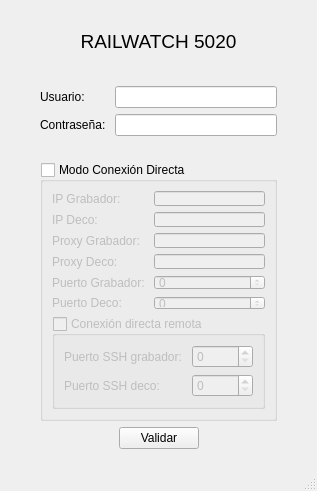
<?xml version="1.0" encoding="UTF-8"?>
<ui version="4.0">
 <class>MainWindow</class>
 <widget class="QMainWindow" name="MainWindow">
  <property name="geometry">
   <rect>
    <x>0</x>
    <y>0</y>
    <width>317</width>
    <height>489</height>
   </rect>
  </property>
  <property name="windowTitle">
   <string>MainWindow</string>
  </property>
  <widget class="QWidget" name="centralwidget">
   <property name="sizePolicy">
    <sizepolicy hsizetype="Preferred" vsizetype="Preferred">
     <horstretch>0</horstretch>
     <verstretch>0</verstretch>
    </sizepolicy>
   </property>
   <property name="maximumSize">
    <size>
     <width>342</width>
     <height>469</height>
    </size>
   </property>
   <layout class="QVBoxLayout" name="verticalLayout_6">
    <property name="leftMargin">
     <number>40</number>
    </property>
    <property name="topMargin">
     <number>30</number>
    </property>
    <property name="rightMargin">
     <number>40</number>
    </property>
    <property name="bottomMargin">
     <number>20</number>
    </property>
    <item>
     <layout class="QVBoxLayout" name="verticalLayout_5">
      <item>
       <layout class="QVBoxLayout" name="verticalLayout_2">
        <property name="bottomMargin">
         <number>20</number>
        </property>
        <item>
         <widget class="QLabel" name="label">
          <property name="enabled">
           <bool>true</bool>
          </property>
          <property name="sizePolicy">
           <sizepolicy hsizetype="Preferred" vsizetype="Minimum">
            <horstretch>0</horstretch>
            <verstretch>0</verstretch>
           </sizepolicy>
          </property>
          <property name="minimumSize">
           <size>
            <width>0</width>
            <height>50</height>
           </size>
          </property>
          <property name="font">
           <font>
            <pointsize>14</pointsize>
           </font>
          </property>
          <property name="lineWidth">
           <number>1</number>
          </property>
          <property name="text">
           <string>RAILWATCH 5020</string>
          </property>
          <property name="alignment">
           <set>Qt::AlignHCenter|Qt::AlignTop</set>
          </property>
         </widget>
        </item>
        <item>
         <layout class="QGridLayout" name="gridLayout">
          <item row="0" column="0">
           <widget class="QLabel" name="label_2">
            <property name="text">
             <string>Usuario: </string>
            </property>
           </widget>
          </item>
          <item row="0" column="1">
           <widget class="QLineEdit" name="lineEdit_user"/>
          </item>
          <item row="1" column="0">
           <widget class="QLabel" name="label_3">
            <property name="sizePolicy">
             <sizepolicy hsizetype="Fixed" vsizetype="Preferred">
              <horstretch>0</horstretch>
              <verstretch>0</verstretch>
             </sizepolicy>
            </property>
            <property name="text">
             <string>Contraseña: </string>
            </property>
           </widget>
          </item>
          <item row="1" column="1">
           <widget class="QLineEdit" name="lineEdit_pass">
            <property name="echoMode">
             <enum>QLineEdit::Password</enum>
            </property>
           </widget>
          </item>
         </layout>
        </item>
       </layout>
      </item>
      <item>
       <widget class="QGroupBox" name="groupBox">
        <property name="enabled">
         <bool>true</bool>
        </property>
        <property name="title">
         <string>Modo Conexión Directa</string>
        </property>
        <property name="checkable">
         <bool>true</bool>
        </property>
        <property name="checked">
         <bool>false</bool>
        </property>
        <layout class="QVBoxLayout" name="verticalLayout_4">
         <item>
          <layout class="QGridLayout" name="gridLayout_2">
           <item row="0" column="0">
            <widget class="QLabel" name="label_7">
             <property name="sizePolicy">
              <sizepolicy hsizetype="Fixed" vsizetype="Preferred">
               <horstretch>0</horstretch>
               <verstretch>0</verstretch>
              </sizepolicy>
             </property>
             <property name="text">
              <string>IP Grabador:</string>
             </property>
            </widget>
           </item>
           <item row="0" column="1">
            <widget class="QLineEdit" name="lineEdit_ip"/>
           </item>
           <item row="1" column="0">
            <widget class="QLabel" name="label_9">
             <property name="sizePolicy">
              <sizepolicy hsizetype="Fixed" vsizetype="Preferred">
               <horstretch>0</horstretch>
               <verstretch>0</verstretch>
              </sizepolicy>
             </property>
             <property name="text">
              <string>IP Deco:</string>
             </property>
            </widget>
           </item>
           <item row="1" column="1">
            <widget class="QLineEdit" name="lineEdit_ip_deco"/>
           </item>
           <item row="2" column="0">
            <widget class="QLabel" name="label_8">
             <property name="sizePolicy">
              <sizepolicy hsizetype="Fixed" vsizetype="Preferred">
               <horstretch>0</horstretch>
               <verstretch>0</verstretch>
              </sizepolicy>
             </property>
             <property name="text">
              <string>Proxy Grabador: </string>
             </property>
            </widget>
           </item>
           <item row="2" column="1">
            <widget class="QLineEdit" name="lineEdit_proxy"/>
           </item>
           <item row="3" column="0">
            <widget class="QLabel" name="label_10">
             <property name="sizePolicy">
              <sizepolicy hsizetype="Fixed" vsizetype="Preferred">
               <horstretch>0</horstretch>
               <verstretch>0</verstretch>
              </sizepolicy>
             </property>
             <property name="text">
              <string>Proxy Deco: </string>
             </property>
            </widget>
           </item>
           <item row="3" column="1">
            <widget class="QLineEdit" name="lineEdit_proxy_deco"/>
           </item>
           <item row="4" column="0">
            <widget class="QLabel" name="label_6">
             <property name="sizePolicy">
              <sizepolicy hsizetype="Fixed" vsizetype="Preferred">
               <horstretch>0</horstretch>
               <verstretch>0</verstretch>
              </sizepolicy>
             </property>
             <property name="text">
              <string>Puerto Grabador: </string>
             </property>
            </widget>
           </item>
           <item row="4" column="1">
            <widget class="QSpinBox" name="spinBox_port">
             <property name="maximum">
              <number>10000</number>
             </property>
            </widget>
           </item>
           <item row="5" column="0">
            <widget class="QLabel" name="label_11">
             <property name="sizePolicy">
              <sizepolicy hsizetype="Fixed" vsizetype="Preferred">
               <horstretch>0</horstretch>
               <verstretch>0</verstretch>
              </sizepolicy>
             </property>
             <property name="text">
              <string>Puerto Deco: </string>
             </property>
            </widget>
           </item>
           <item row="5" column="1">
            <widget class="QSpinBox" name="spinBox_port_deco">
             <property name="maximum">
              <number>10000</number>
             </property>
            </widget>
           </item>
          </layout>
         </item>
         <item>
          <widget class="QGroupBox" name="groupBox_2">
           <property name="enabled">
            <bool>false</bool>
           </property>
           <property name="title">
            <string>Conexión directa remota</string>
           </property>
           <property name="checkable">
            <bool>true</bool>
           </property>
           <property name="checked">
            <bool>false</bool>
           </property>
           <layout class="QVBoxLayout" name="verticalLayout">
            <item>
             <layout class="QGridLayout" name="gridLayout_4">
              <item row="0" column="0">
               <widget class="QLabel" name="label_26">
                <property name="sizePolicy">
                 <sizepolicy hsizetype="Fixed" vsizetype="Preferred">
                  <horstretch>0</horstretch>
                  <verstretch>0</verstretch>
                 </sizepolicy>
                </property>
                <property name="text">
                 <string>Puerto SSH grabador: </string>
                </property>
               </widget>
              </item>
              <item row="0" column="1">
               <widget class="QSpinBox" name="spinBox_port_3">
                <property name="maximum">
                 <number>10000</number>
                </property>
               </widget>
              </item>
              <item row="1" column="0">
               <widget class="QLabel" name="label_27">
                <property name="sizePolicy">
                 <sizepolicy hsizetype="Fixed" vsizetype="Preferred">
                  <horstretch>0</horstretch>
                  <verstretch>0</verstretch>
                 </sizepolicy>
                </property>
                <property name="text">
                 <string>Puerto SSH deco: </string>
                </property>
               </widget>
              </item>
              <item row="1" column="1">
               <widget class="QSpinBox" name="spinBox_port_4">
                <property name="maximum">
                 <number>10000</number>
                </property>
               </widget>
              </item>
             </layout>
            </item>
           </layout>
          </widget>
         </item>
        </layout>
       </widget>
      </item>
      <item>
       <layout class="QHBoxLayout" name="horizontalLayout">
        <item>
         <spacer name="horizontalSpacer_2">
          <property name="orientation">
           <enum>Qt::Horizontal</enum>
          </property>
          <property name="sizeHint" stdset="0">
           <size>
            <width>40</width>
            <height>20</height>
           </size>
          </property>
         </spacer>
        </item>
        <item>
         <widget class="QPushButton" name="pushButton_validate">
          <property name="enabled">
           <bool>true</bool>
          </property>
          <property name="sizePolicy">
           <sizepolicy hsizetype="Fixed" vsizetype="Fixed">
            <horstretch>0</horstretch>
            <verstretch>0</verstretch>
           </sizepolicy>
          </property>
          <property name="layoutDirection">
           <enum>Qt::LeftToRight</enum>
          </property>
          <property name="text">
           <string>Validar</string>
          </property>
         </widget>
        </item>
        <item>
         <spacer name="horizontalSpacer">
          <property name="orientation">
           <enum>Qt::Horizontal</enum>
          </property>
          <property name="sizeHint" stdset="0">
           <size>
            <width>40</width>
            <height>20</height>
           </size>
          </property>
         </spacer>
        </item>
       </layout>
      </item>
     </layout>
    </item>
   </layout>
  </widget>
  <widget class="QStatusBar" name="statusbar"/>
 </widget>
 <resources/>
 <connections/>
</ui>
